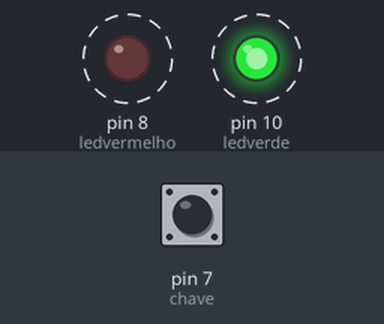
Simulated run of this sketch. Board: Arduino Uno, built with avr-gcc and run on an emulated ATmega328P. Shown: output pins drawn as LEDs (lit = HIGH). Dashed ring = blinking. The test bench sets the inputs (shaded band); at power-on: pin 7 (chave) HIGH.

Above: at 0.1 s.
Timing chart, 0 to 3.0 s (numbered marks = the images above):
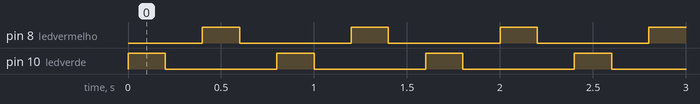

Measured:
- by itself, pin 8 (ledvermelho), pin 10 (ledverde): alternates HIGH for 0.20 s and LOW for 0.60 s
- by itself, everything shown: repeats every 0.80 s, in 4 steps

The sketch:

projeto-botao-deslizante.ino
```cpp
/*
Descrição:

    Projeto desenvolvido em aula para exercitar o WHILE e IF
    Data:21/01/2021
    Modificado: Bruna Landim

*/

int chave = 7;
int ledverde = 10;
int ledvermelho = 8;

void setup(){

    pinMode(chave,INPUT_PULLUP);
    pinMode(ledverde,OUTPUT);
    pinMode(ledvermelho,OUTPUT);
}

void loop(){

    int estado = digitalRead(chave);
    while(estado == HIGH)
    {
        digitalWrite(ledverde, HIGH);
        delay(200);
        digitalWrite(ledverde,LOW);
        delay(200);

      digitalWrite(ledvermelho, HIGH);
        delay(200);
        digitalWrite(ledvermelho,LOW);
        delay(200);

        int estado = digitalRead(chave);

        if(estado == LOW)
        {
            break; //para o código, sair do loop do while
        }
    }


}
```
